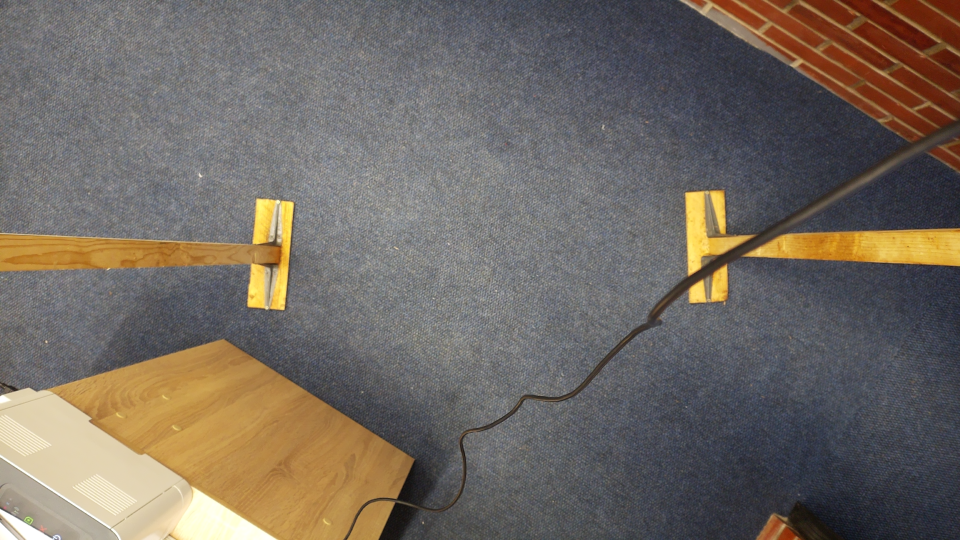
#> input picture datagen/pictures/test_1.png, 1920 x 1080 px, found by its file name (shown at 1/2 size)
$ python color_extraction.py
#> lines starting #> are read from the running program, lines starting #| are printed output that depends on the picture; after the words box and inside, x2 and y2 are one past the last pixel; in counts of white or black regions, pixels touching at a corner belong together
import cv2
import sys
import numpy as np

def nothing(x):
    pass

image = cv2.imread('/home/matijasukovic_pi5/projects/watchedolives_pi/test_1.png')
#> image is the input picture: shape (1080, 1920, 3); mean B, G, R 98, 105.7, 113.6

if image.shape[0] > 800 or image.shape[1] > 800:
    image = cv2.resize(image, (800, 800))
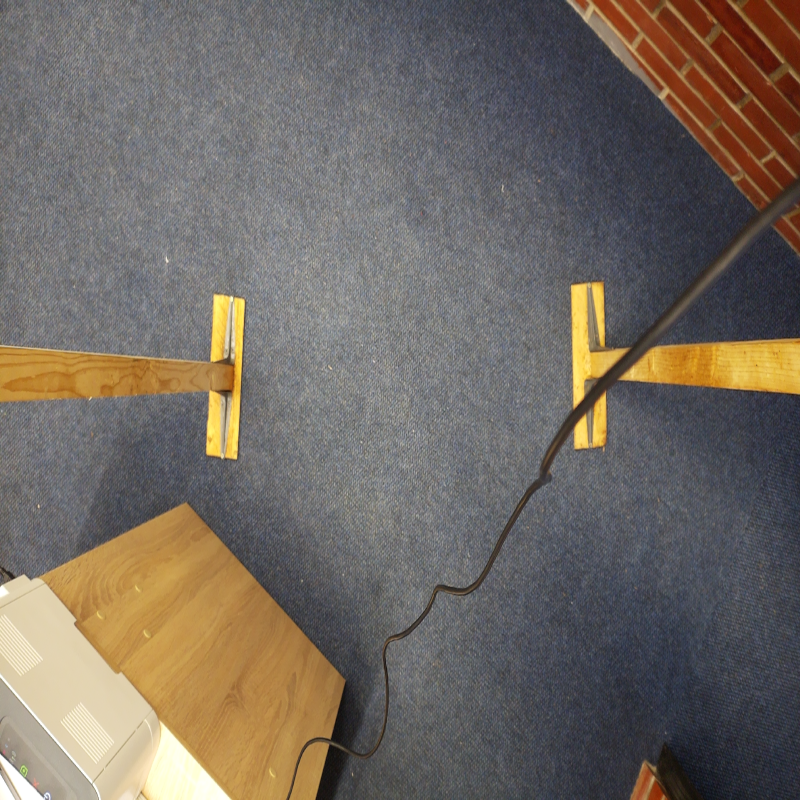
#> image: shape (800, 800, 3); mean B, G, R 97.9, 105.5, 113.5

cv2.namedWindow('image')

cv2.createTrackbar('HMin','image',0,179,nothing) # Hue is from 0-179 for Opencv
#> slider 'HMin' is set to 35
cv2.createTrackbar('SMin','image',0,255,nothing)
#> slider 'SMin' is set to 51
cv2.createTrackbar('VMin','image',0,255,nothing)
#> slider 'VMin' is set to 51
cv2.createTrackbar('HMax','image',0,179,nothing)
#> slider 'HMax' is set to 179
cv2.createTrackbar('SMax','image',0,255,nothing)
#> slider 'SMax' is set to 255
cv2.createTrackbar('VMax','image',0,255,nothing)
#> slider 'VMax' is set to 255

cv2.setTrackbarPos('HMax', 'image', 179)
cv2.setTrackbarPos('SMax', 'image', 255)
cv2.setTrackbarPos('VMax', 'image', 255)

hMin = sMin = vMin = hMax = sMax = vMax = 0
phMin = psMin = pvMin = phMax = psMax = pvMax = 0

output = image
wait_time = 33

while(1):

    hMin = cv2.getTrackbarPos('HMin','image')
    sMin = cv2.getTrackbarPos('SMin','image')
    vMin = cv2.getTrackbarPos('VMin','image')

    hMax = cv2.getTrackbarPos('HMax','image')
    sMax = cv2.getTrackbarPos('SMax','image')
    vMax = cv2.getTrackbarPos('VMax','image')

    lower = np.array([hMin, sMin, vMin])
    upper = np.array([hMax, sMax, vMax])

    hsv = cv2.cvtColor(image, cv2.COLOR_BGR2HSV)
#> hsv: shape (800, 800, 3); mean H, S, V 82.7, 49.3, 118.9
    mask = cv2.inRange(hsv, lower, upper)
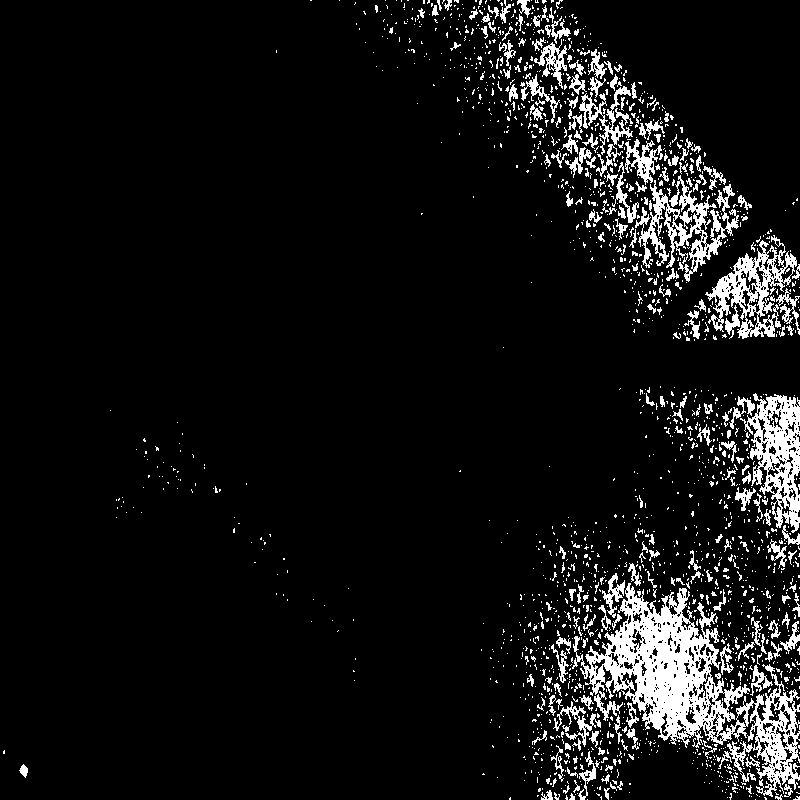
#> mask: shape (800, 800); 7.8% white; 1960 white regions (1723 under 20 px), largest, box (x1, y1, x2, y2) and area: (572, 583, 800, 797) 15053, (740, 393, 800, 533) 3911, (635, 175, 739, 282) 3498
    output = cv2.bitwise_and(image,image, mask= mask)
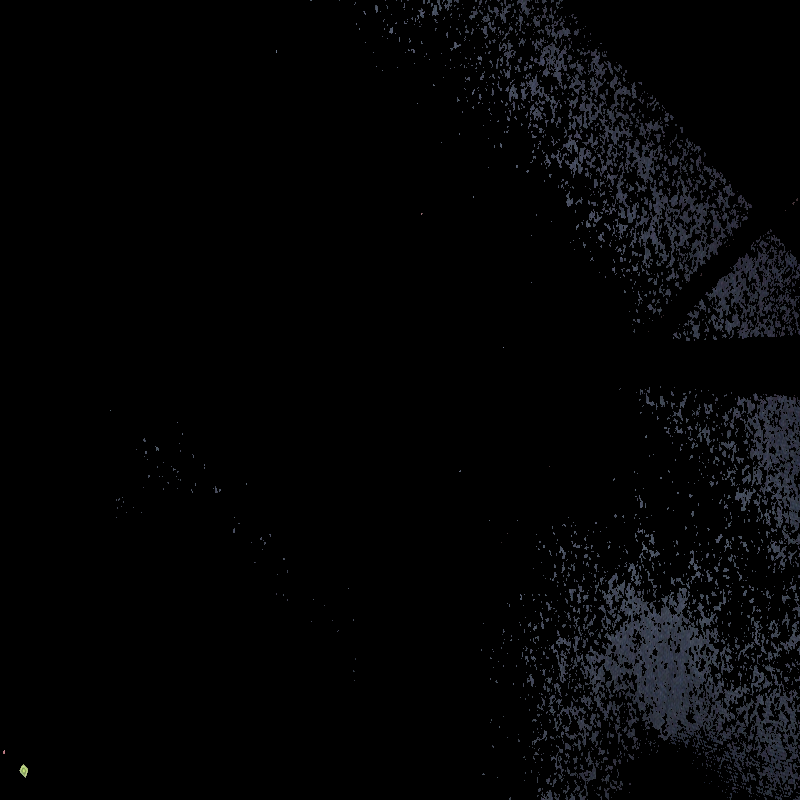
#> output: shape (800, 800, 3); mean B, G, R 5.6, 4.6, 4.3

    if( (phMin != hMin) | (psMin != sMin) | (pvMin != vMin) | (phMax != hMax) | (psMax != sMax) | (pvMax != vMax) ):
        print("(hMin = %d , sMin = %d, vMin = %d), (hMax = %d , sMax = %d, vMax = %d)" % (hMin , sMin , vMin, hMax, sMax , vMax))
        phMin = hMin
        psMin = sMin
        pvMin = vMin
        phMax = hMax
        psMax = sMax
        pvMax = vMax

    cv2.imshow('image',output)

    # Wait longer to prevent freeze for videos.
    if cv2.waitKey(wait_time) & 0xFF == ord('q'):
#> (key q is pressed here)
        break

cv2.destroyAllWindows()
